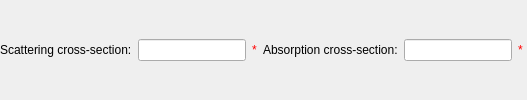
              <widget class="QWidget" name="page">
               <property name="sizePolicy">
                <sizepolicy hsizetype="Preferred" vsizetype="Fixed">
                 <horstretch>0</horstretch>
                 <verstretch>0</verstretch>
                </sizepolicy>
               </property>
               <layout class="QVBoxLayout" name="verticalLayout_16">
                <property name="margin">
                 <number>0</number>
                </property>
                <item>
                 <layout class="QGridLayout" name="gridLayout_8" columnminimumwidth="0,0,0,0,0,9">
                  <item row="0" column="4">
                   <widget class="QLineEdit" name="absp_lesamsiga">
                    <property name="text">
                     <string/>
                    </property>
                   </widget>
                  </item>
                  <item row="0" column="0">
                   <widget class="QLabel" name="absp_lbsamsigs">
                    <property name="text">
                     <string>Scattering cross-section:</string>
                    </property>
                   </widget>
                  </item>
                  <item row="0" column="1">
                   <widget class="QLineEdit" name="absp_lesamsigs">
                    <property name="text">
                     <string/>
                    </property>
                   </widget>
                  </item>
                  <item row="0" column="3">
                   <widget class="QLabel" name="absp_lbsamsiga">
                    <property name="text">
                     <string>Absorption cross-section:</string>
                    </property>
                   </widget>
                  </item>
                  <item row="0" column="2">
                   <widget class="QLabel" name="absp_valSamsigs">
                    <property name="styleSheet">
                     <string notr="true">color: rgb(255, 0, 0);</string>
                    </property>
                    <property name="text">
                     <string>*</string>
                    </property>
                   </widget>
                  </item>
                  <item row="0" column="5">
                   <widget class="QLabel" name="absp_valSamsiga">
                    <property name="styleSheet">
                     <string notr="true">color: rgb(255, 0, 0);</string>
                    </property>
                    <property name="text">
                     <string>*</string>
                    </property>
                   </widget>
                  </item>
                 </layout>
                </item>
               </layout>
              </widget>
